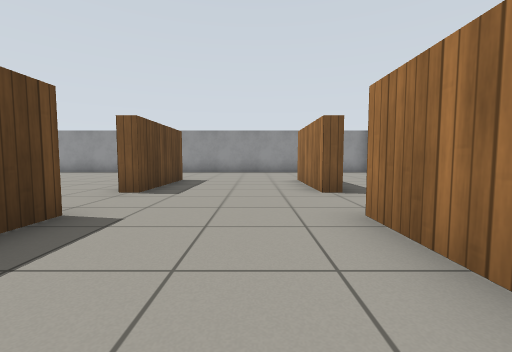
View 1 (above)

16 first-person views from a walk through a robot-simulator world made for Gazebo. The camera is 0.68 m above the floor, tilts 4° down and sees 90° across. The floor is counted in squares, 1 m on a side. Each view is taken from the middle of a square. On the plan, view 1 faces up. The plan holds only what a view shows up to about 9 squares ahead; the rest is blank. Gazebo's built-in surfaces are drawn with simple patterns.

View 2
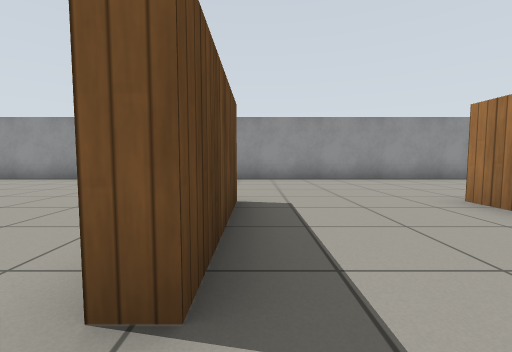

View 3
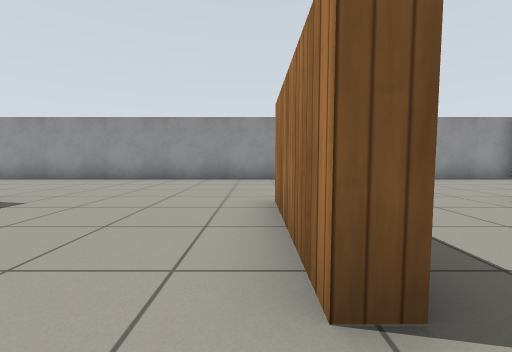

View 4
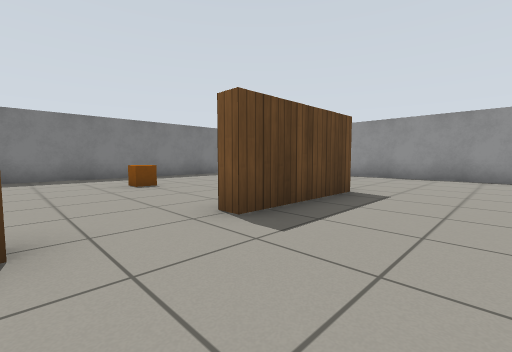

View 5
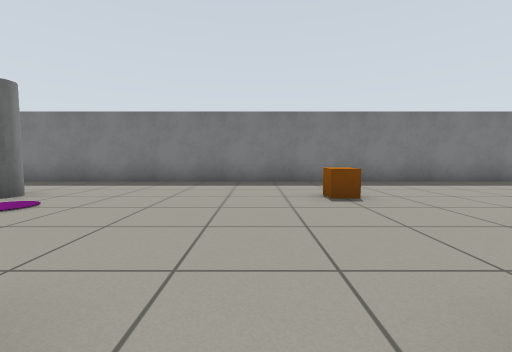

View 6
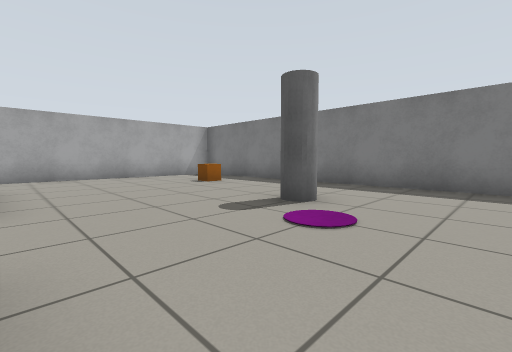

View 7
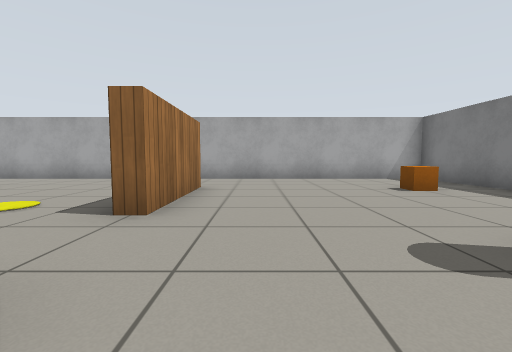

View 8
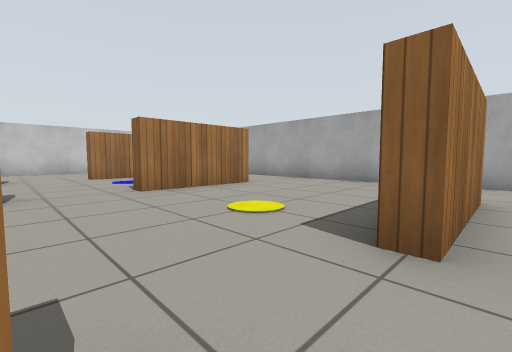

View 9
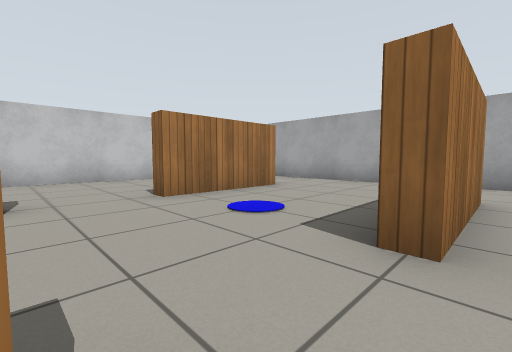

View 10
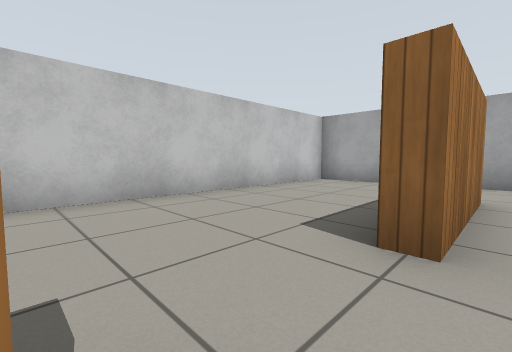

View 11
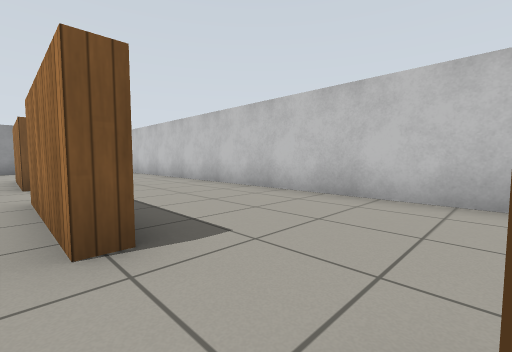

View 12
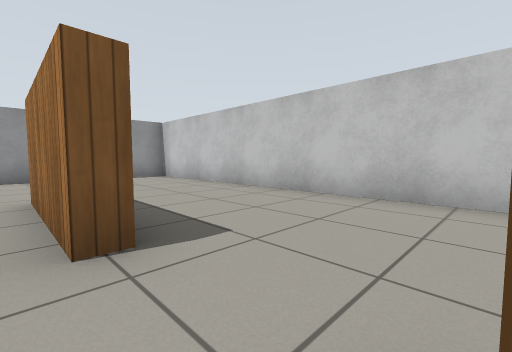

View 13
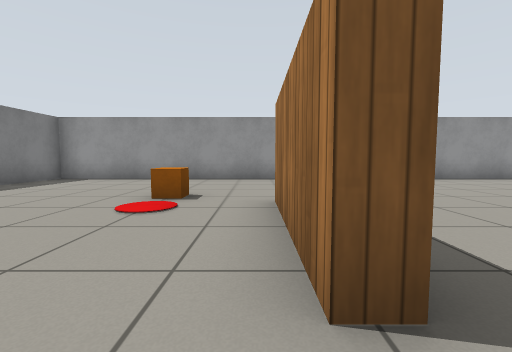

View 14
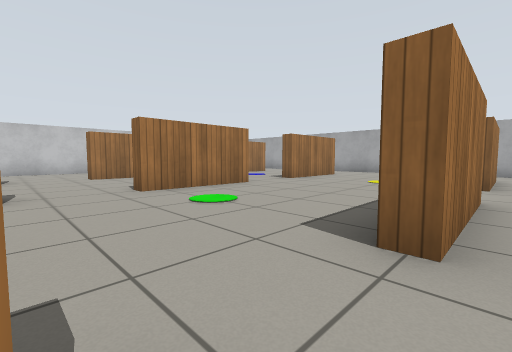

View 15
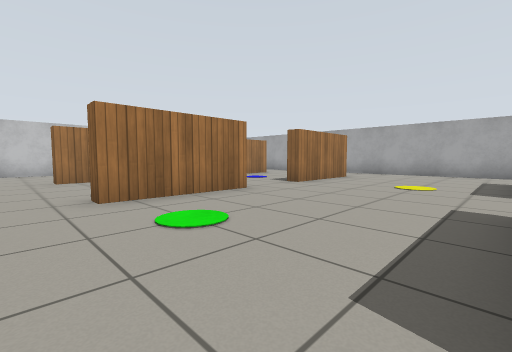

View 16
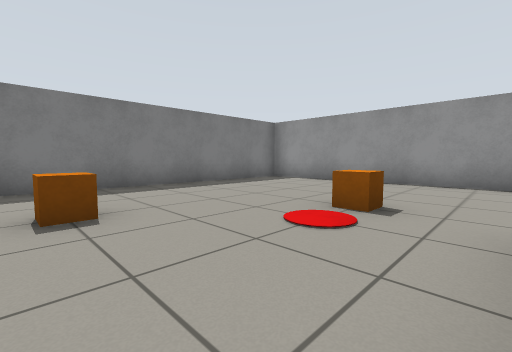

### Floor plan
Points are (right, up) in squares from view 1. A wall is a line through its corners. A room is listed if a view was taken in it or the views show most of it. See-through windows are left out.
Room 1 (views 1, 2, 3, 4, 5, 6, 7, 8, 9, 10, 11, 12, 13, 14, 15, 16)
walls: (-2.7, 0) (-2.7, 3) (-2.3, 3) (-2.3, 2.2); (-7.7, 0) (-7.7, 3) (-7.2, 3); (-7.3, 8.1) (-7.3, 5) (-7.7, 5) (-7.7, 8); (-2.3, 8) (-2.3, 5) (-2.7, 5) (-2.7, 8); (1.8, 5) (1.3, 5) (1.3, 8); (1.8, 0) (1.3, 0) (1.3, 3) (1.8, 3); (-2.7, -5) (-2.7, -2) (-2.2, -2); (-7.7, -5) (-7.7, -2) (-7.2, -2); (1.3, -5) (1.3, -2) (1.8, -2); (5.5, 12.4) (-14.4, 12.4) (-14.4, -7.4) (5.4, -7.4) (5.4, 11.5)
objects: orange box (-12, -4); pillar (-12, -1) to (-11, 0); orange box (-11, 6); orange box (-9, 9)

Where each view was taken, in squares from view 1:
view 1: 0 up, 0 right, facing up
view 2: 4 up, 2 left, facing up
view 3: 4 up, 3 left, facing up
view 4: 3 up, 5 left, facing up-left
view 5: 4 up, 7 left, facing left
view 6: 2 up, 8 left, facing down-left
view 7: 1 up, 9 left, facing down
view 8: 0 up, 8 left, facing down-right
view 9: 0 up, 3 left, facing down-right
view 10: 0 up, 1 right, facing down-right
view 11: 2 down, 1 right, facing up-right
view 12: 3 up, 1 right, facing up-right
view 13: 4 up, 8 left, facing up
view 14: 5 up, 8 left, facing down-right
view 15: 4 up, 7 left, facing down-right
view 16: 5 up, 8 left, facing up-left
